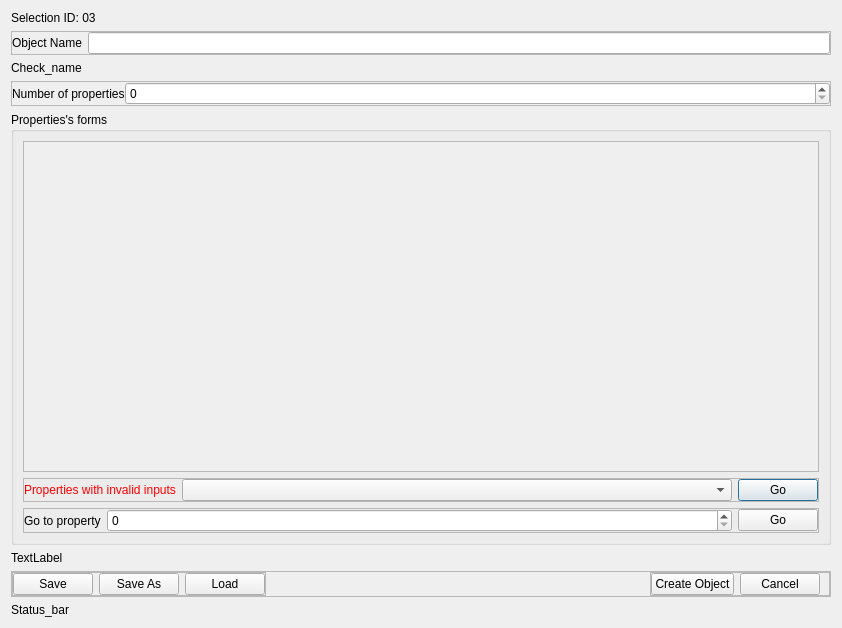
<?xml version="1.0" encoding="UTF-8"?>
<ui version="4.0">
 <class>Dialog</class>
 <widget class="QDialog" name="Dialog">
  <property name="geometry">
   <rect>
    <x>0</x>
    <y>0</y>
    <width>842</width>
    <height>628</height>
   </rect>
  </property>
  <property name="windowTitle">
   <string>Dialog</string>
  </property>
  <layout class="QVBoxLayout" name="verticalLayout">
   <item alignment="Qt::AlignmentFlag::AlignTop">
    <widget class="QLabel" name="label_14">
     <property name="sizePolicy">
      <sizepolicy hsizetype="Expanding" vsizetype="Expanding">
       <horstretch>0</horstretch>
       <verstretch>0</verstretch>
      </sizepolicy>
     </property>
     <property name="text">
      <string>Selection ID: 03</string>
     </property>
    </widget>
   </item>
   <item alignment="Qt::AlignmentFlag::AlignTop">
    <widget class="QFrame" name="frame">
     <property name="sizePolicy">
      <sizepolicy hsizetype="Expanding" vsizetype="Expanding">
       <horstretch>0</horstretch>
       <verstretch>0</verstretch>
      </sizepolicy>
     </property>
     <property name="frameShape">
      <enum>QFrame::Shape::StyledPanel</enum>
     </property>
     <property name="frameShadow">
      <enum>QFrame::Shadow::Raised</enum>
     </property>
     <layout class="QHBoxLayout" name="horizontalLayout">
      <property name="leftMargin">
       <number>0</number>
      </property>
      <property name="topMargin">
       <number>0</number>
      </property>
      <property name="rightMargin">
       <number>0</number>
      </property>
      <property name="bottomMargin">
       <number>0</number>
      </property>
      <item>
       <widget class="QLabel" name="label">
        <property name="text">
         <string>Object Name</string>
        </property>
       </widget>
      </item>
      <item>
       <widget class="QLineEdit" name="lineEdit"/>
      </item>
     </layout>
    </widget>
   </item>
   <item alignment="Qt::AlignmentFlag::AlignTop">
    <widget class="QLabel" name="label_2">
     <property name="sizePolicy">
      <sizepolicy hsizetype="Preferred" vsizetype="Expanding">
       <horstretch>0</horstretch>
       <verstretch>0</verstretch>
      </sizepolicy>
     </property>
     <property name="text">
      <string>Check_name</string>
     </property>
    </widget>
   </item>
   <item>
    <widget class="QFrame" name="frame_2">
     <property name="frameShape">
      <enum>QFrame::Shape::StyledPanel</enum>
     </property>
     <property name="frameShadow">
      <enum>QFrame::Shadow::Raised</enum>
     </property>
     <layout class="QHBoxLayout" name="horizontalLayout_2" stretch="0,0">
      <property name="spacing">
       <number>0</number>
      </property>
      <property name="leftMargin">
       <number>0</number>
      </property>
      <property name="topMargin">
       <number>0</number>
      </property>
      <property name="rightMargin">
       <number>0</number>
      </property>
      <property name="bottomMargin">
       <number>0</number>
      </property>
      <item>
       <widget class="QLabel" name="label_3">
        <property name="text">
         <string>Number of properties</string>
        </property>
       </widget>
      </item>
      <item>
       <widget class="QSpinBox" name="spinBox">
        <property name="sizePolicy">
         <sizepolicy hsizetype="Expanding" vsizetype="Fixed">
          <horstretch>0</horstretch>
          <verstretch>0</verstretch>
         </sizepolicy>
        </property>
       </widget>
      </item>
     </layout>
    </widget>
   </item>
   <item>
    <widget class="QGroupBox" name="groupBox">
     <property name="sizePolicy">
      <sizepolicy hsizetype="Expanding" vsizetype="Expanding">
       <horstretch>0</horstretch>
       <verstretch>0</verstretch>
      </sizepolicy>
     </property>
     <property name="title">
      <string>Properties's forms</string>
     </property>
     <layout class="QVBoxLayout" name="verticalLayout_2">
      <item>
       <widget class="QScrollArea" name="scrollArea">
        <property name="widgetResizable">
         <bool>true</bool>
        </property>
        <widget class="QWidget" name="widget">
         <property name="geometry">
          <rect>
           <x>0</x>
           <y>0</y>
           <width>802</width>
           <height>324</height>
          </rect>
         </property>
         <layout class="QVBoxLayout" name="verticalLayout_4"/>
        </widget>
       </widget>
      </item>
      <item>
       <widget class="QFrame" name="frame_7">
        <property name="frameShape">
         <enum>QFrame::Shape::StyledPanel</enum>
        </property>
        <property name="frameShadow">
         <enum>QFrame::Shadow::Raised</enum>
        </property>
        <layout class="QHBoxLayout" name="horizontalLayout_7" stretch="0,6,0">
         <property name="leftMargin">
          <number>0</number>
         </property>
         <property name="topMargin">
          <number>0</number>
         </property>
         <property name="rightMargin">
          <number>0</number>
         </property>
         <property name="bottomMargin">
          <number>0</number>
         </property>
         <item>
          <widget class="QLabel" name="label_6">
           <property name="styleSheet">
            <string notr="true">color: red;</string>
           </property>
           <property name="text">
            <string>Properties with invalid inputs</string>
           </property>
          </widget>
         </item>
         <item>
          <widget class="QComboBox" name="comboBox"/>
         </item>
         <item>
          <widget class="QPushButton" name="pushButton_7">
           <property name="text">
            <string>Go</string>
           </property>
          </widget>
         </item>
        </layout>
       </widget>
      </item>
      <item alignment="Qt::AlignmentFlag::AlignBottom">
       <widget class="QFrame" name="frame_3">
        <property name="frameShape">
         <enum>QFrame::Shape::StyledPanel</enum>
        </property>
        <property name="frameShadow">
         <enum>QFrame::Shadow::Raised</enum>
        </property>
        <layout class="QHBoxLayout" name="horizontalLayout_3" stretch="0,4,0">
         <property name="leftMargin">
          <number>0</number>
         </property>
         <property name="topMargin">
          <number>0</number>
         </property>
         <property name="rightMargin">
          <number>0</number>
         </property>
         <property name="bottomMargin">
          <number>0</number>
         </property>
         <item>
          <widget class="QLabel" name="label_4">
           <property name="text">
            <string>Go to property</string>
           </property>
          </widget>
         </item>
         <item>
          <widget class="QSpinBox" name="spinBox_2">
           <property name="sizePolicy">
            <sizepolicy hsizetype="Expanding" vsizetype="Fixed">
             <horstretch>0</horstretch>
             <verstretch>0</verstretch>
            </sizepolicy>
           </property>
          </widget>
         </item>
         <item>
          <widget class="QPushButton" name="pushButton">
           <property name="sizePolicy">
            <sizepolicy hsizetype="Expanding" vsizetype="Fixed">
             <horstretch>0</horstretch>
             <verstretch>0</verstretch>
            </sizepolicy>
           </property>
           <property name="text">
            <string>Go</string>
           </property>
          </widget>
         </item>
        </layout>
       </widget>
      </item>
     </layout>
    </widget>
   </item>
   <item>
    <widget class="QLabel" name="label_7">
     <property name="text">
      <string>TextLabel</string>
     </property>
    </widget>
   </item>
   <item>
    <widget class="QFrame" name="frame_4">
     <property name="frameShape">
      <enum>QFrame::Shape::StyledPanel</enum>
     </property>
     <property name="frameShadow">
      <enum>QFrame::Shadow::Raised</enum>
     </property>
     <layout class="QHBoxLayout" name="horizontalLayout_4">
      <property name="leftMargin">
       <number>0</number>
      </property>
      <property name="topMargin">
       <number>0</number>
      </property>
      <property name="rightMargin">
       <number>0</number>
      </property>
      <property name="bottomMargin">
       <number>0</number>
      </property>
      <item alignment="Qt::AlignmentFlag::AlignLeft">
       <widget class="QFrame" name="frame_5">
        <property name="frameShape">
         <enum>QFrame::Shape::StyledPanel</enum>
        </property>
        <property name="frameShadow">
         <enum>QFrame::Shadow::Raised</enum>
        </property>
        <layout class="QHBoxLayout" name="horizontalLayout_5">
         <property name="leftMargin">
          <number>0</number>
         </property>
         <property name="topMargin">
          <number>0</number>
         </property>
         <property name="rightMargin">
          <number>0</number>
         </property>
         <property name="bottomMargin">
          <number>0</number>
         </property>
         <item>
          <widget class="QPushButton" name="pushButton_2">
           <property name="text">
            <string>Save</string>
           </property>
          </widget>
         </item>
         <item>
          <widget class="QPushButton" name="pushButton_3">
           <property name="text">
            <string>Save As</string>
           </property>
          </widget>
         </item>
         <item>
          <widget class="QPushButton" name="pushButton_4">
           <property name="text">
            <string>Load</string>
           </property>
          </widget>
         </item>
        </layout>
       </widget>
      </item>
      <item alignment="Qt::AlignmentFlag::AlignRight">
       <widget class="QFrame" name="frame_6">
        <property name="frameShape">
         <enum>QFrame::Shape::StyledPanel</enum>
        </property>
        <property name="frameShadow">
         <enum>QFrame::Shadow::Raised</enum>
        </property>
        <layout class="QHBoxLayout" name="horizontalLayout_6">
         <property name="leftMargin">
          <number>0</number>
         </property>
         <property name="topMargin">
          <number>0</number>
         </property>
         <property name="bottomMargin">
          <number>0</number>
         </property>
         <item>
          <widget class="QPushButton" name="pushButton_5">
           <property name="text">
            <string>Create Object</string>
           </property>
          </widget>
         </item>
         <item>
          <widget class="QPushButton" name="pushButton_6">
           <property name="text">
            <string>Cancel</string>
           </property>
          </widget>
         </item>
        </layout>
       </widget>
      </item>
     </layout>
    </widget>
   </item>
   <item alignment="Qt::AlignmentFlag::AlignBottom">
    <widget class="QLabel" name="label_5">
     <property name="text">
      <string>Status_bar</string>
     </property>
    </widget>
   </item>
  </layout>
 </widget>
 <resources/>
 <connections/>
</ui>
